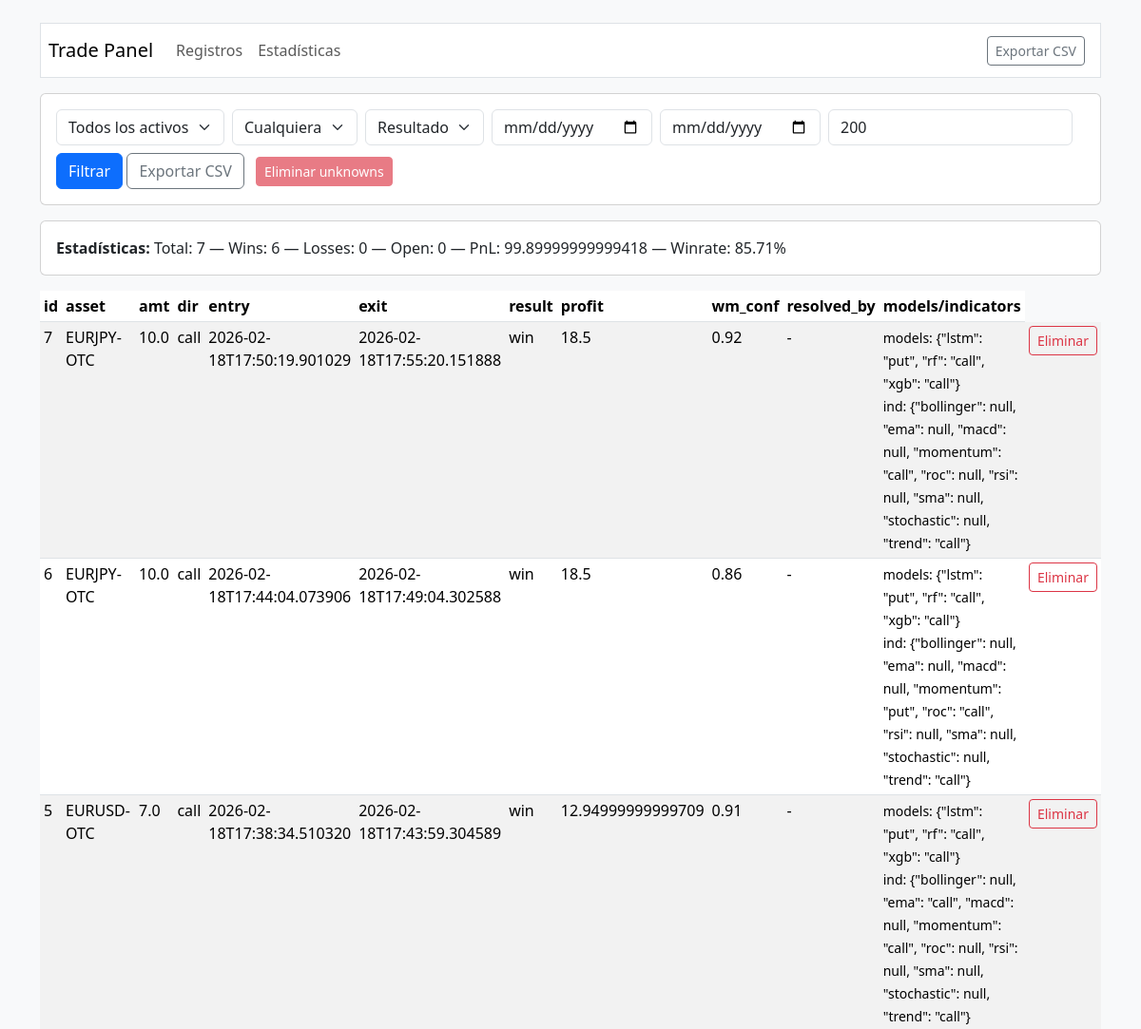
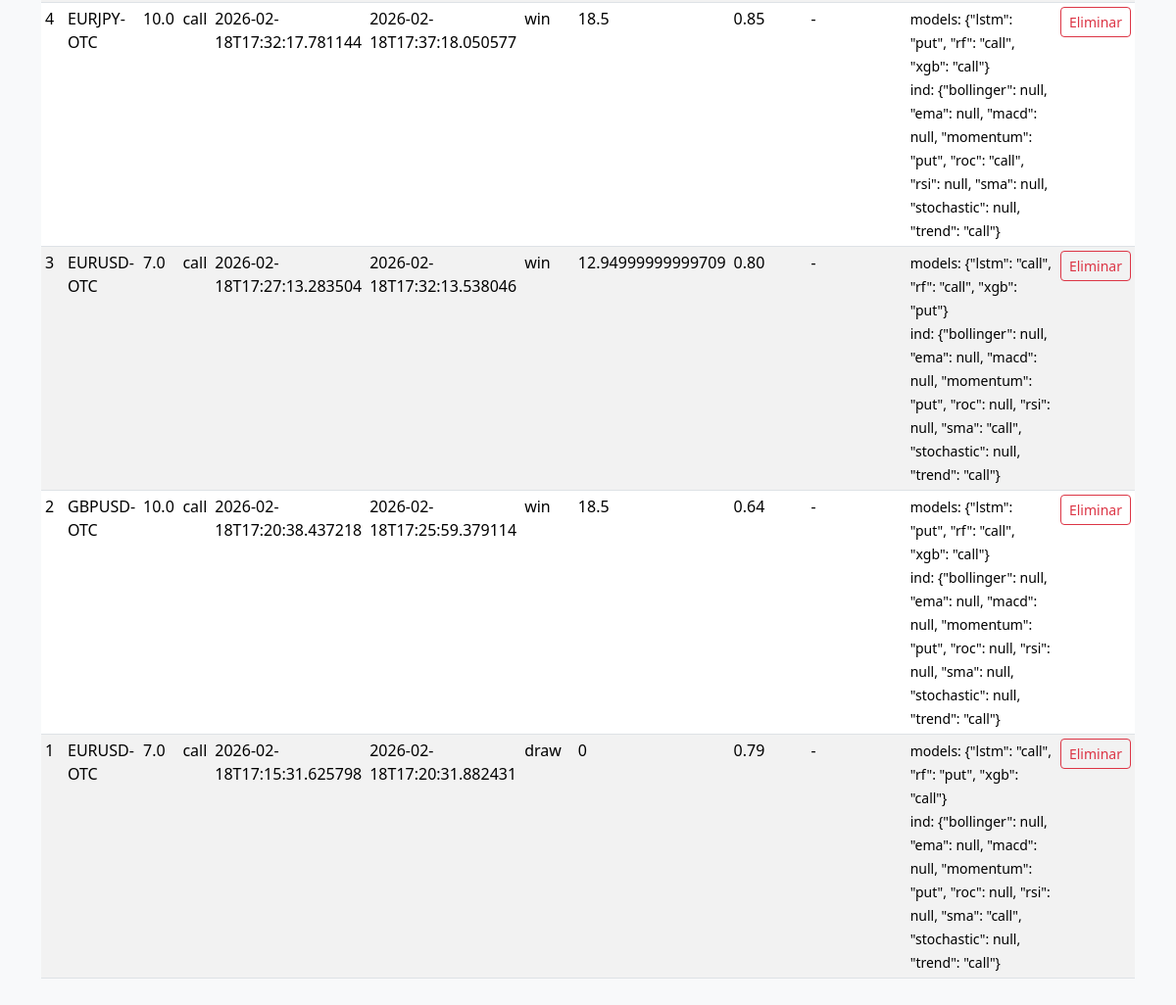
The page / on the database its author committed (2 pictures, top to bottom).
### tables this page shows
CREATE TABLE trades (
            id INTEGER PRIMARY KEY AUTOINCREMENT,
            platform_id TEXT,
            asset TEXT,
            is_otc INTEGER,
            amount REAL,
            direction TEXT,
            entry_time TEXT,
            exit_time TEXT,
            entry_balance REAL,
            exit_balance REAL,
            result TEXT,
            profit REAL,
            status TEXT,
            expiration INTEGER,
            timeframe INTEGER,
            model_votes TEXT,
            indicator_votes TEXT,
            wm_confidence REAL,
            resolved_by TEXT,
            created_at TEXT DEFAULT CURRENT_TIMESTAMP
        );

### server.py (the view)
@app.route('/')
def index():
    filters = request.args.to_dict()
    trades = logger.query_trades(
        asset=filters.get('asset'),
        status=filters.get('status'),
        result=filters.get('result'),
        date_from=filters.get('from'),
        date_to=filters.get('to'),
        limit=int(filters.get('limit', 200))
    )
    stats = logger.get_stats()
    assets = sorted({t['asset'] for t in logger.list_trades(1000)})
    unknown_exists = bool(logger.query_trades(result='unknown', limit=1))
    return render_template('index.html', trades=trades, stats=stats, assets=assets, filters=filters, unknown_exists=unknown_exists)

### ia/trade_logger.py (called while the page is built)
    def _connect(self):
        conn = sqlite3.connect(self.db_path, check_same_thread=False)
        conn.row_factory = sqlite3.Row
        return conn

    def get_stats(self):
        conn = self._connect()
        cur = conn.cursor()
        cur.execute("""
            SELECT
              COUNT(*) as total,
              SUM(CASE WHEN result='win' THEN 1 ELSE 0 END) as wins,
              SUM(CASE WHEN result='loss' THEN 1 ELSE 0 END) as losses,
              SUM(CASE WHEN status='open' THEN 1 ELSE 0 END) as open_trades,
              COALESCE(SUM(profit),0) as pnl
            FROM trades
        """)
        row = cur.fetchone()
        conn.close()
        if not row:
            return {}
        total, wins, losses, open_trades, pnl = row
        winrate = (wins / total) if total else None
        return {"total": total, "wins": wins, "losses": losses, "open": open_trades, "pnl": pnl, "winrate": winrate}

    def list_trades(self, limit: int = 100):
        conn = self._connect()
        cur = conn.cursor()
        cur.execute("SELECT * FROM trades ORDER BY entry_time DESC LIMIT ?", (limit,))
        rows = [dict(r) for r in cur.fetchall()]
        conn.close()
        return rows

### templates/index.html (shortened to what this page needs)
{% extends "layout.html" %}
{% block content %}
<div class="card mb-3">
  <div class="card-body">
    <form class="row g-2" method="get">
      <div class="col-auto">
        <select name="asset" class="form-select">
          <option value="">Todos los activos</option>
        </select>
      </div>
      <div class="col-auto">
        <select name="status" class="form-select">
          <option value="">Cualquiera</option>
        </select>
      </div>
      <div class="col-auto">
        <select name="result" class="form-select">
          <option value="">Resultado</option>
        </select>
      </div>
      <div class="col-auto"><input type="date" name="from" class="form-control" value="{{filters.from or ''}}"></div>
      <div class="col-auto"><input type="date" name="to" class="form-control" value="{{filters.to or ''}}"></div>
      <div class="col-auto"><input type="number" name="limit" class="form-control" value="{{filters.limit or 200}}"></div>
      <div class="col-auto">
        <button class="btn btn-primary">Filtrar</button>
        <a href="{{ url_for('export_csv', **filters) }}" class="btn btn-outline-secondary">Exportar CSV</a>
        <form action="{{ url_for('delete_unknowns') }}" method="post" style="display:inline;" onsubmit="return confirm('Eliminar todos los trades con resultado unknown? Esta acción no se puede deshacer.');">
          <button class="btn btn-danger btn-sm ms-2" type="submit" {% if not unknown_exists %}disabled{% endif %}>Eliminar unknowns</button>
        </form>
      </div>
    </form>
  </div>
</div>
<div class="card mb-3">
  <div class="card-body">
    <strong>Estadísticas:</strong>
    Total: {{stats.total or 0}} — Wins: {{stats.wins or 0}} — Losses: {{stats.losses or 0}} — Open: {{stats.open or 0}} — PnL: {{stats.pnl or 0}} — Winrate: {{'%.2f'% (stats.winrate*100) if stats.winrate else 'N/A'}}%
  </div>
</div>
<div class="table-responsive">
  <table class="table table-sm table-striped">
    <thead>
      <tr>
        <th>id</th><th>asset</th><th>amt</th><th>dir</th><th>entry</th><th>exit</th><th>result</th><th>profit</th><th>wm_conf</th><th>resolved_by</th><th>models/indicators</th>
      </tr>
    </thead>
    <tbody>
      {% for t in trades %}
      <tr>
        <td>{{ t.id }}</td>
        <td>{{ t.asset }}</td>
        <td>{{ t.amount }}</td>
        <td>{{ t.direction }}</td>
        <td>{{ t.entry_time }}</td>
        <td>{{ t.exit_time or '-' }}</td>
        <td>{{ t.result or t.status }}</td>
        <td>{{ t.profit or 0 }}</td>
        <td>{{ '%.2f'|format(t.wm_confidence or 0) }}</td>
        <td>{{ t.resolved_by or '-' }}</td>
        <td><small>models: {{ t.model_votes }}<br>ind: {{ t.indicator_votes }}</small></td>
        <td>
          <form action="{{ url_for('delete_trade') }}" method="post" style="display:inline;" onsubmit="return confirm('Eliminar registro {{ t.id }}?');">
            <button class="btn btn-sm btn-outline-danger">Eliminar</button>
          </form>
        </td>
      </tr>
      {% endfor %}
    </tbody>
  </table>
</div>
{% endblock %}

### templates/layout.html (shortened to what this page needs)
<!doctype html>
<html lang="es">
  <head>
    <link href="https://cdn.jsdelivr.net/npm/bootstrap@5.3.2/dist/css/bootstrap.min.css" rel="stylesheet">
  </head>
  <body class="bg-light">
    <div class="container py-4">
      <nav class="navbar navbar-expand-lg navbar-light bg-white border p-2 mb-3">
        <div class="container-fluid px-0">
          <a class="navbar-brand" href="#">Trade Panel</a>
          <div class="collapse navbar-collapse">
            <ul class="navbar-nav me-auto mb-2 mb-lg-0">
              <li class="nav-item"><a class="nav-link" href="{{ url_for('index') }}">Registros</a></li>
              <li class="nav-item"><a class="nav-link" href="{{ url_for('statistics') }}">Estadísticas</a></li>
            </ul>
            <div class="d-flex">
              <a class="btn btn-outline-secondary btn-sm me-2" href="{{ url_for('export_csv') }}">Exportar CSV</a>
            </div>
          </div>
        </div>
      </nav>
      {% block content %}{% endblock %}
    </div>
  </body>
</html>

### rows shown on the page
trades: id "7", asset "EURJPY-OTC", amount "10.0", direction "call", entry_time "2026-02-18T17:50:19.901029", exit_time "2026-02-18T17:55:20.151888", result "win", profit "18.5", wm_confidence "0.92", resolved_by "-", model_votes "{\"lstm\": \"put\", \"rf\": \"call\", \"xgb\": \"call\"}", indicator_votes "{\"bollinger\": null, \"ema\": null, \"macd\": null, \"momentum\": \"call\", \"roc\": null, \"rsi\": null, \"sma\": null, \"stochastic\": null, \"trend\": \"call\"}"
trades: id "6", asset "EURJPY-OTC", amount "10.0", direction "call", entry_time "2026-02-18T17:44:04.073906", exit_time "2026-02-18T17:49:04.302588", result "win", profit "18.5", wm_confidence "0.86", resolved_by "-", model_votes "{\"lstm\": \"put\", \"rf\": \"call\", \"xgb\": \"call\"}", indicator_votes "{\"bollinger\": null, \"ema\": null, \"macd\": null, \"momentum\": \"put\", \"roc\": \"call\", \"rsi\": null, \"sma\": null, \"stochastic\": null, \"trend\": \"call\"}"
trades: id "5", asset "EURUSD-OTC", amount "7.0", direction "call", entry_time "2026-02-18T17:38:34.510320", exit_time "2026-02-18T17:43:59.304589", result "win", profit "12.94999999999709", wm_confidence "0.91", resolved_by "-", model_votes "{\"lstm\": \"put\", \"rf\": \"call\", \"xgb\": \"call\"}", indicator_votes "{\"bollinger\": null, \"ema\": \"call\", \"macd\": null, \"momentum\": \"call\", \"roc\": null, \"rsi\": null, \"sma\": null, \"stochastic\": null, \"trend\": \"call\"}"
trades: id "4", asset "EURJPY-OTC", amount "10.0", direction "call", entry_time "2026-02-18T17:32:17.781144", exit_time "2026-02-18T17:37:18.050577", result "win", profit "18.5", wm_confidence "0.85", resolved_by "-", model_votes "{\"lstm\": \"put\", \"rf\": \"call\", \"xgb\": \"call\"}", indicator_votes "{\"bollinger\": null, \"ema\": null, \"macd\": null, \"momentum\": \"put\", \"roc\": \"call\", \"rsi\": null, \"sma\": null, \"stochastic\": null, \"trend\": \"call\"}"
trades: id "3", asset "EURUSD-OTC", amount "7.0", direction "call", entry_time "2026-02-18T17:27:13.283504", exit_time "2026-02-18T17:32:13.538046", result "win", profit "12.94999999999709", wm_confidence "0.80", resolved_by "-", model_votes "{\"lstm\": \"call\", \"rf\": \"call\", \"xgb\": \"put\"}", indicator_votes "{\"bollinger\": null, \"ema\": null, \"macd\": null, \"momentum\": \"put\", \"roc\": null, \"rsi\": null, \"sma\": \"call\", \"stochastic\": null, \"trend\": \"call\"}"
trades: id "2", asset "GBPUSD-OTC", amount "10.0", direction "call", entry_time "2026-02-18T17:20:38.437218", exit_time "2026-02-18T17:25:59.379114", result "win", profit "18.5", wm_confidence "0.64", resolved_by "-", model_votes "{\"lstm\": \"put\", \"rf\": \"call\", \"xgb\": \"call\"}", indicator_votes "{\"bollinger\": null, \"ema\": null, \"macd\": null, \"momentum\": \"put\", \"roc\": null, \"rsi\": null, \"sma\": null, \"stochastic\": null, \"trend\": \"call\"}"
trades: id "1", asset "EURUSD-OTC", amount "7.0", direction "call", entry_time "2026-02-18T17:15:31.625798", exit_time "2026-02-18T17:20:31.882431", result "draw", profit "0", wm_confidence "0.79", resolved_by "-", model_votes "{\"lstm\": \"call\", \"rf\": \"put\", \"xgb\": \"call\"}", indicator_votes "{\"bollinger\": null, \"ema\": null, \"macd\": null, \"momentum\": \"put\", \"roc\": null, \"rsi\": null, \"sma\": \"call\", \"stochastic\": null, \"trend\": \"call\"}"

### other values the page prints
{{ stats.total or 0 }} "7"
{{ stats.wins or 0 }} "6"
{{ stats.losses or 0 }} "0"
{{ stats.open or 0 }} "0"
{{ stats.pnl or 0 }} "99.89999999999418"
{{ '%.2f'% (stats.winrate*100) if stats.winrate else 'N/A' }} "85.71"
